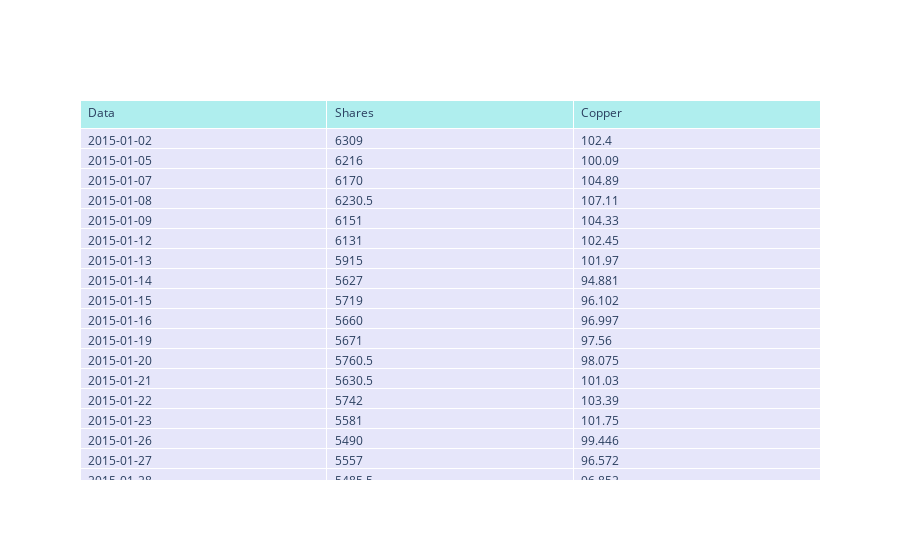

The cell this chart's notebook holds for it:
### Code cell
# Tworzenie tabeli w Plotly
fig = go.Figure(data=[go.Table(
    header=dict(values=['Data', 'Shares', 'Copper'],
                fill_color='paleturquoise',
                align='left'),
    cells=dict(values=[
        table['Data'],
        table['Shares'],
        table['Copper']
    ],
    fill_color='lavender',
    align='left'))
])

iplot(fig)

### Figure 1 — Plotly figure (JSON) as saved in the notebook; plotly's stock layout.template omitted (floating-point values rounded to 4 significant figures; data arrays with more than 128 entries replaced by an {"elided": "..."} marker saying what was removed)
{"data": [{"cells": {"align": "left", "fill": {"color": "lavender"}, "values": {"elided": "3x1353 mixed values"}}, "header": {"align": "left", "fill": {"color": "paleturquoise"}, "values": ["Data", "Shares", "Copper"]}, "type": "table"}], "layout": {"autosize": true}}
